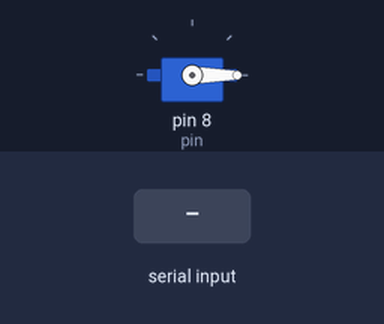
A sketch run on a simulated Arduino Uno, built with avr-gcc and run on an emulated ATmega328P. Shown: servo. The inputs (shaded band) are chosen by the test bench.

Above: at 1.2 s.
1.3 s: "1" received over Serial
At 1.7 s:
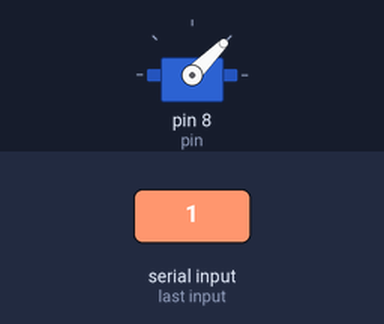
3.8 s: "2" received over Serial
At 4.6 s:
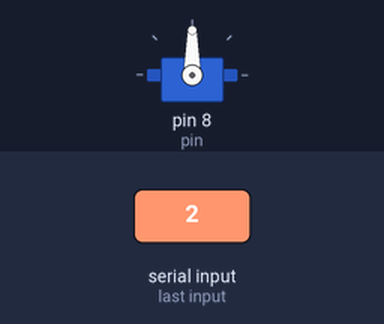
6.3 s: "3" received over Serial
At 6.7 s:
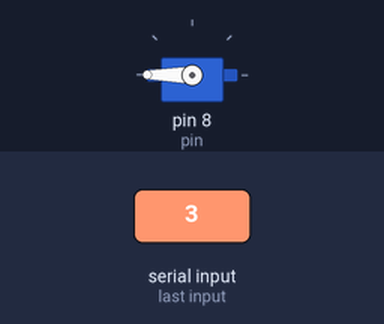
Timing chart, 0 to 9.3 s (numbered marks = the images above; inputs shaded):
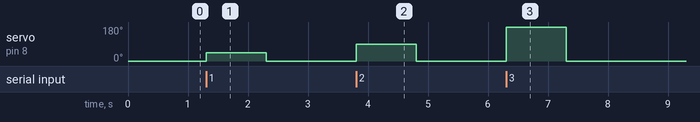

Measured:
- after the input at 1.3 s, servo on pin 8 (pin): 0° → 45° at once, → 0° 1.0 s later
- after the input at 3.8 s, servo on pin 8 (pin): 0° → 90° at once, → 0° 1.0 s later
- after the input at 6.3 s, servo on pin 8 (pin): 0° → 180° at once, → 0° 1.0 s later

The sketch:

servo-serial.ino
```cpp
#include<Servo.h>
Servo sv;
const int pin = 8;

void setup() {
  sv.attach(pin);
  sv.write(0);
  Serial.begin(115200);
}

void loop() {
  if(Serial.available()){
    char ch = Serial.read();

    switch(ch){
      case '1':
        sv.write(45);
        delay(1000);
        sv.write(0);
        break;
      case '2':
        sv.write(90);
        delay(1000);
        sv.write(0);
        break;
      case '3':
        sv.write(180);
        delay(1000);
        sv.write(0);
        break;
      default:
        break;
    }
}


}
```
